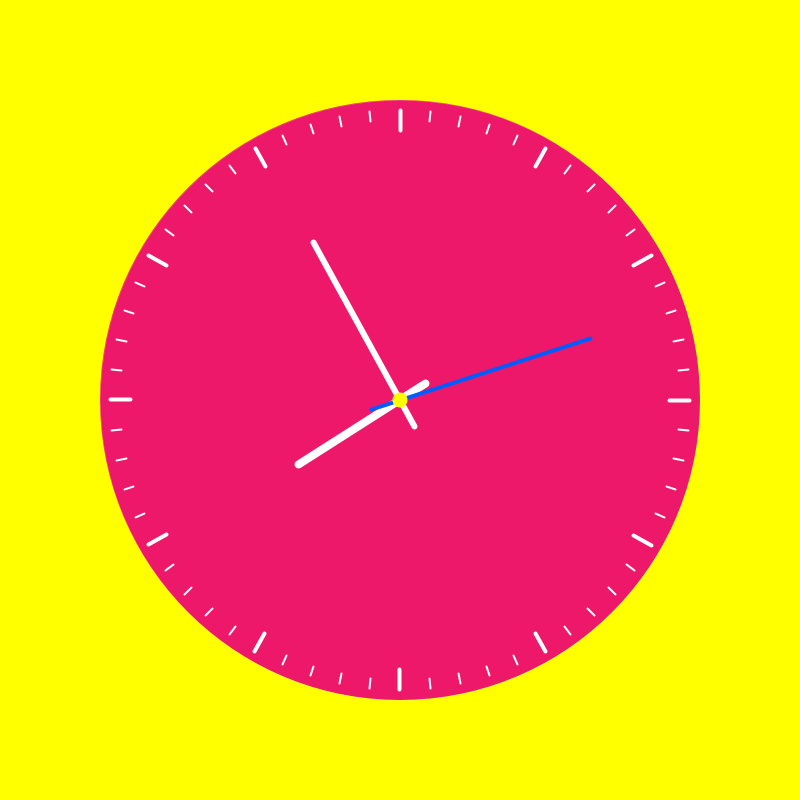
Frame 1 (no input)
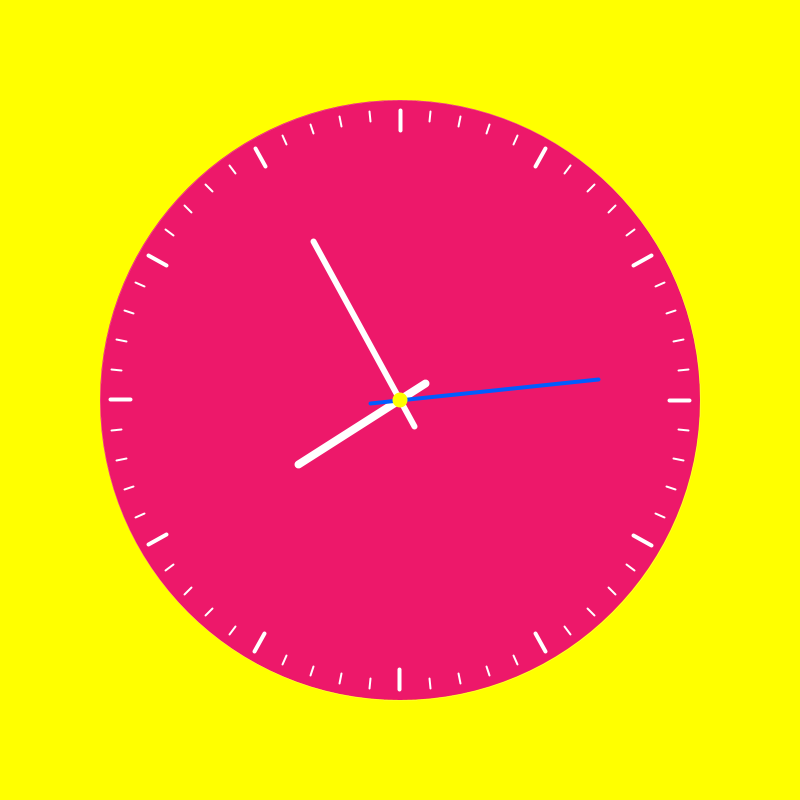
Frame 60 (the mouse pressed at the canvas centre just before this capture)
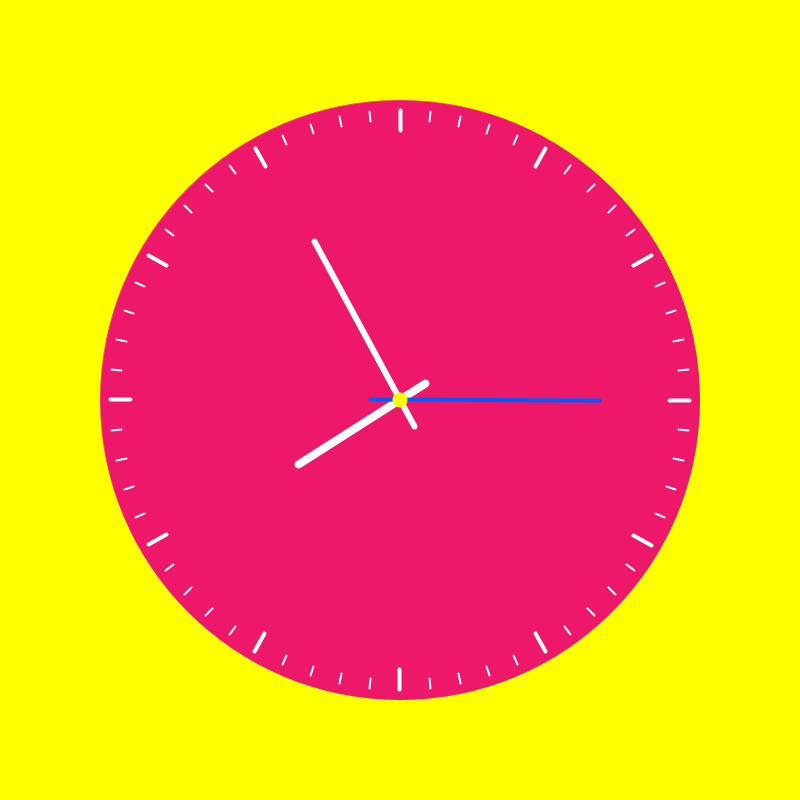
Frame 120 (the mouse held since frame 60 and released just before this capture)

The Processing sketch that drew these frames (run headless with seeded random() and noise(); from frame 60 on, the mouse is pressed at the canvas centre):

// Processing sketch: clock
// ── clock.pde
void setup() {
  size(800, 800); 
}

void draw() {
  background(255, 255, 0);  
  translate(width / 2, height / 2); 
  fill(237, 24, 106);  
  stroke(255);  
  strokeWeight(0); 
  ellipse(0, 0, 600, 600); 
  
  for (int i = 0; i < 60; i++) {
    pushMatrix();
    rotate(i * (PI / 30)); 
    strokeWeight(2);
    stroke(255);
    line(0, -290, 0, -280);
    popMatrix();
  }
 
  for (int i = 0; i < 12; i++) {
    pushMatrix();
    strokeWeight(4);
    stroke(255);
    rotate(i * (PI / 6)); 
    line(0, -290, 0, -270);  
    popMatrix();
  }
  
  int h = hour() % 12;  
  int m = minute();     
  int s = second();    
  
  pushMatrix();
  rotate(map(h + m / 60.0, 0, 12, 0, TWO_PI)); 
  stroke(255);
  strokeWeight(8);
  line(0, 30, 0, -120);  
  popMatrix();
  
  pushMatrix();
  rotate(map(m + s / 60.0, 0, 60, 0, TWO_PI)); 
  stroke(255);
  strokeWeight(6);
  line(0, 30, 0, -180);  
  popMatrix();
  
 
  pushMatrix();
  rotate(map(s, 0, 60, 0, TWO_PI)); 
  stroke(0, 92, 255);
  strokeWeight(4);
  line(0, 30, 0, -200); 
  popMatrix();
  

  fill(255, 255, 0);
  noStroke();
  ellipse(0, 0, 15, 15);  
}
